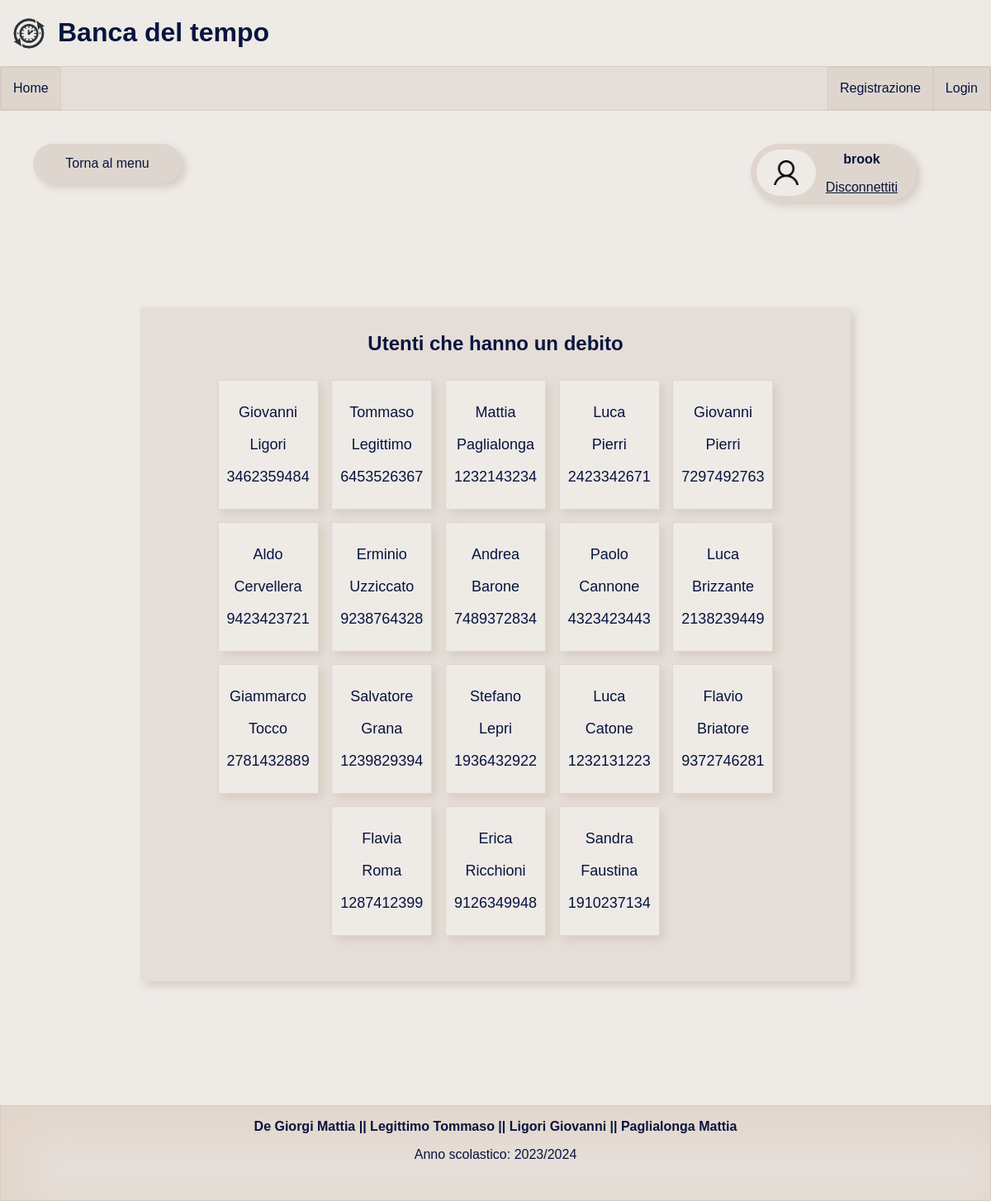
Screenshot of /utentiDebito.php (signed in) with the database file from the repository.
### tables this page shows
CREATE TABLE `soci` (
  `codiceSocio` int(5) NOT NULL,
  `numTelefono` varchar(20) NOT NULL,
  `nome` varchar(50) NOT NULL,
  `cognome` varchar(50) NOT NULL,
  `indirizzo` varchar(50) NOT NULL,
  `orePrestate` int(5) NOT NULL,
  `oreRicevute` int(5) NOT NULL,
  `password` varchar(64) NOT NULL,
  `username` varchar(20) NOT NULL,
  `amministratore` tinyint(1) NOT NULL
);

### utentiDebito.php (the view, shortened to what this page needs)
<?php
    include 'connessioneDB.php';
?>
<html>
    <head>
    <link rel="stylesheet" href="style.css">
    </head>
    <body>
        <header>
            <img src="img\OIG3-removebg-preview.png" alt="" id="logo">
            <h1>Banca del tempo</h1>
        </header>
        <nav>
            <a href="index.php" id="home">Home</a>
            <a href="registrazioneform.php">Registrazione</a>
            <a href="loginform.php">Login</a>
        </nav>
        <a href=
            <?php
                if($_SESSION["permessiAmministratore"]==1){
                    echo"\"amministratoreBenvenuto.php\"";
                }
                else{
                    echo"\"socioBenvenuto.php\"";
                }
            ?>>
            <div id="tornaMenu">
                Torna al menu
            </div>
        </a>
        <?php
            if($_SESSION["loggato"]==0){
                echo"<div id=\"profilo\">
                        <table>
                            <tr>
                                <td id=\"TDTable\"><img src=\"profilo.pn.png\" alt=\"\"></td>
                                <td><p>non loggato</p></td>
                            </tr>
                        </table>
                    </div>";
            }
            else{
                echo"<div id=\"profilo\">
                        <table>
                            <tr>
                                <td><img src=\"profilo.pn.png\" alt=\"\"></td>
                                <th>"
                                    .$_SESSION["usernameLoggato"]."
                                    <a href=\"logout.php\"><p id=\"disconnettiti\">Disconnettiti</p></a>
                                </th>
                            </tr>
                        </table>
                    </div>";
            }
        ?>
        <div id="center">
        <h2>Utenti che hanno un debito</h2>
            <div id="centerUtentiDebito">
                <?php
                    if($_SESSION["loggato"]==1){
                            $QueryUtentiDebito = "select * from soci where orePrestate < oreRicevute";
                            $result = $conn -> query($QueryUtentiDebito);
                            if($result -> num_rows > 0){
                                while($row = $result -> fetch_assoc()){
                                    echo "<div class=\"contenitoreDebitore\" >
                                    <p>" . $row["nome"]. "</p>
                                    <p>" . $row["cognome"] ."</p>
                                    <p>" .$row["numTelefono"] ."</p>
                                    </div>";
                                }
                            }
                        }
                ?>
            </div>
        </div>
        <footer style="position: relative; bottom:0; width:100%\">
                        <p style="font-weight: 700;">De Giorgi Mattia || Legittimo Tommaso || Ligori Giovanni || Paglialonga Mattia</p>
                        <p>Anno scolastico: 2023/2024</p>
                    </footer>
    </body>
</html>

### style.css (style rules this page uses)
nav { display: flex; justify-content: right; border: 1px solid #D6CCC2; background-color: #E5DED8; }
nav a { text-decoration: none; padding: 16px 14px; display: block; border: 1px solid #D6CCC2; background-color: #ded6ce; color: #07143F; }
body { margin: 0; background-color: #EEEAE6; font-family: Arial, Helvetica, sans-serif; color: #07143F; }
a { text-decoration: none; }
#home { margin-right: auto; }
header { display: flex; background: #EEEAE6; }
#logo { margin: auto 0; width: 70px; height: 70px; }
#center { margin: 150px auto; background-color: #E5DED8; padding: 10px; box-shadow:5px 5px 10px #D6CCC2; text-align: center; height: auto; width: 70%; }
footer { text-align: center; box-shadow: 20px 20px 50px 10px #e3d5ca inset; border: 1px solid #D6CCC2; background-color: #E5DED8; padding-bottom: 30px; }
#centerUtentiDebito { background-color: #E5DED8; margin: 20px 20px; padding: 10px; display: flex; flex-wrap: wrap; justify-content: center; }
#profilo { background-color: #ded6ce; margin-top: 40px; width: auto; height: 60px; float: right; margin-right: 90px; box-shadow:5px 5px 10px #D6CCC2; padding-right: 20px; border-radius: 50px; padding-top: 5px; padding-bottom: 5px; }
#tornaMenu { color: #07143F; background-color: #ded6ce; box-shadow:5px 5px 10px #D6CCC2; width: 150px; display: inline-block; text-decoration: none; text-align: center; margin-top: 40px; margin-left: 40px; padding: 15px; border-radius: 30px; }
#profilo table { height: 100%; margin-left: 5px; }
#profilo table td { background-color: #EEEAE6; border-radius: 30px; }
#profilo table th { padding-left: 10px; padding-top: 3px; }
#profilo img { width: 30px; margin-left: 20px; margin-right: 20px; }
#disconnettiti { font-weight: normal; text-decoration: underline; color: #07143F; }
.contenitoreDebitore { display: block; background-color: #EEEAE6; border: 1px solid #e3d5ca; padding: 10px; text-align: center; font-size: large; margin:0px 1%; margin-bottom: 15px; box-shadow: 5px 5px 10px #D6CCC2; }

### rows the page displays
soci: nome "Giovanni", cognome "Ligori", numTelefono "3462359484"
soci: nome "Tommaso", cognome "Legittimo", numTelefono "6453526367"
soci: nome "Mattia", cognome "Paglialonga", numTelefono "1232143234"
soci: nome "Luca", cognome "Pierri", numTelefono "2423342671"
soci: nome "Giovanni", cognome "Pierri", numTelefono "7297492763"
soci: nome "Aldo", cognome "Cervellera", numTelefono "9423423721"
soci: nome "Erminio", cognome "Uzziccato", numTelefono "9238764328"
soci: nome "Andrea", cognome "Barone", numTelefono "7489372834"
soci: nome "Paolo", cognome "Cannone", numTelefono "4323423443"
soci: nome "Luca", cognome "Brizzante", numTelefono "2138239449"
soci: nome "Giammarco", cognome "Tocco", numTelefono "2781432889"
soci: nome "Salvatore", cognome "Grana", numTelefono "1239829394"
soci: nome "Stefano", cognome "Lepri", numTelefono "1936432922"
soci: nome "Luca", cognome "Catone", numTelefono "1232131223"
soci: nome "Flavio", cognome "Briatore", numTelefono "9372746281"
soci: nome "Flavia", cognome "Roma", numTelefono "1287412399"
soci: nome "Erica", cognome "Ricchioni", numTelefono "9126349948"
soci: nome "Sandra", cognome "Faustina", numTelefono "1910237134"

### other values shown
$_SESSION["usernameLoggato"] "brook"
